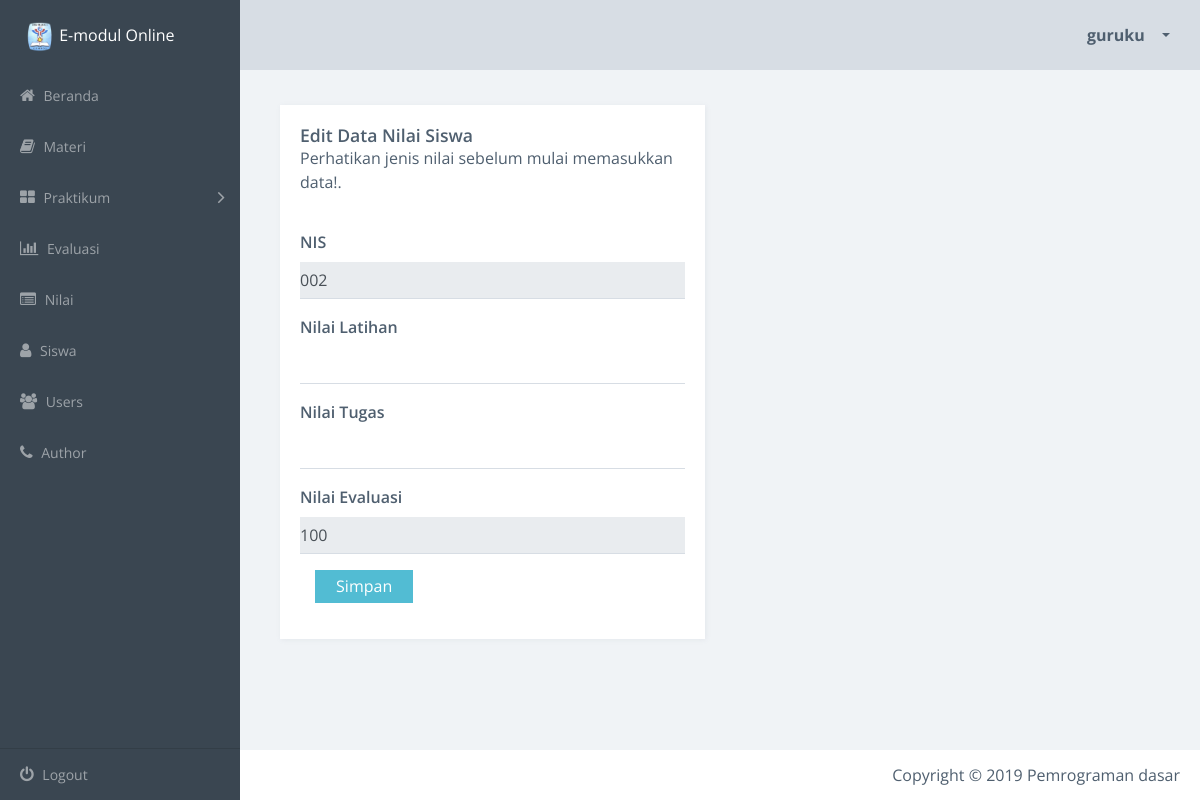
The page /editNilai.php?id=2 (signed in) on the database as committed earlier.
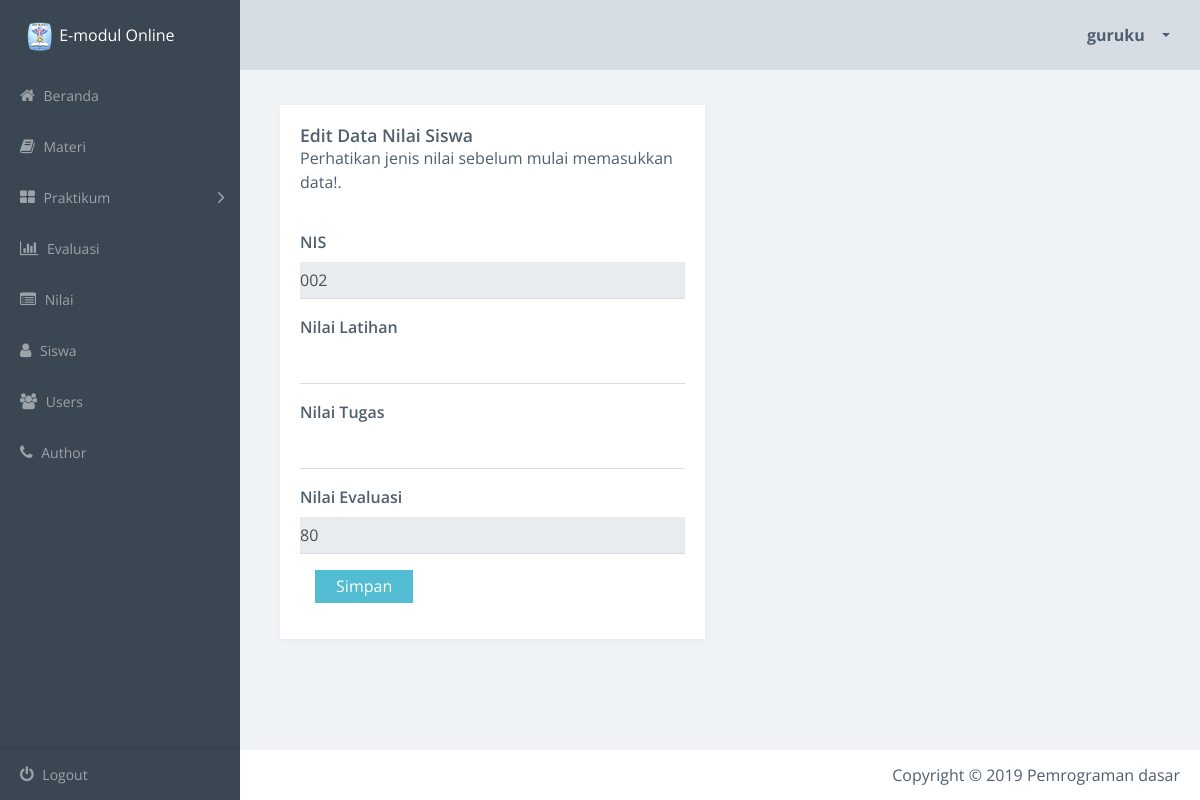
The same page on the database as committed later.
### tables this page shows
CREATE TABLE `nilai` (
  `id_nilai` int(11) NOT NULL AUTO_INCREMENT,
  `no_induk` varchar(10) DEFAULT NULL,
  `nilai_tugas` varchar(5) DEFAULT NULL,
  `nilai_evaluasi` varchar(5) DEFAULT NULL,
  `nilai_latihan` varchar(5) DEFAULT NULL,
  PRIMARY KEY (`id_nilai`)
);

### editNilai.php (the view, shortened to what the changed rows need)
<?php
include "config.php";
$id = $_GET['id'];
$query = "SELECT * FROM nilai WHERE id_nilai = '$id'";
$hasil = mysqli_query($conn, $query);
$data  = mysqli_fetch_array($hasil);
?>
<!doctype html>
<html class="no-js" lang="en">
    <head>
        <link rel="stylesheet" href="css/vendor.css">
        <link rel="stylesheet" href="css/app-blue.css">
    </head>
    <body>
        <div class="main-wrapper">
            <div class="app" id="app">
                <article class="content forms-page">
                 <section class="section">
                        <div class="row sameheight-container">
                            <div class="col-md-6">
                                <div class="card card-block sameheight-item">
                                    <form id="tambah-form" action="prosesEditNilaiSiswa.php" method="POST">
                                        <div class="form-group">
                                            <label class="control-label">NIS</label>
                                            <input type="text" class="form-control underlined" name="no_induk" value="<?php echo $data['no_induk'] ?>" readonly="readonly"></div>
                                        <div class="form-group">
                                            <label class="control-label">Nilai Evaluasi</label>
                                            <input type="text" class="form-control underlined" name="nilai_evaluasi" value="<?php echo $data['nilai_evaluasi'] ?>" readonly="readonly"></div>
                                    </form>
                                </div>
                            </div>
                        </div>
                    </section>
                </article>
    </body>
</html>

Rows that differ between the two databases and show on the page:
changed nilai: nilai_evaluasi "100" → "80"
